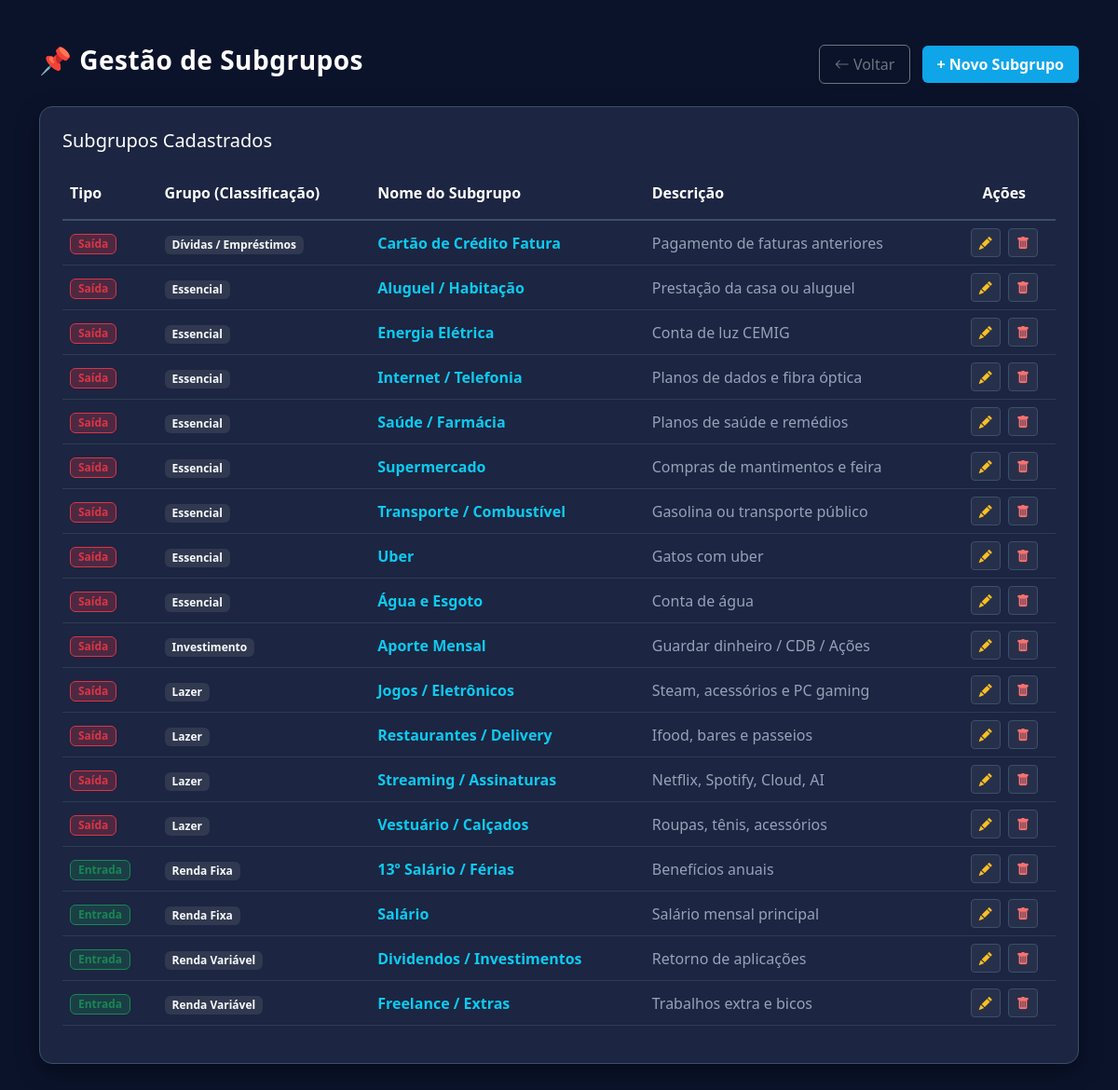
Screenshot of /subgrupos/index.php with the database file from the repository.
### tables this page shows
CREATE TABLE subgrupos (
        id INTEGER PRIMARY KEY AUTOINCREMENT,
        tipo TEXT NOT NULL,
        grupo TEXT,
        nome TEXT NOT NULL,
        descricao TEXT
    );

### subgrupos/index.php (the view, shortened to what this page needs)
<?php
include '../db/conexao.php';
$subgrupos = [];
try {
    $stmt = $pdo->query("SELECT * FROM subgrupos ORDER BY tipo DESC, grupo ASC, nome ASC");
    $subgrupos = $stmt->fetchAll(PDO::FETCH_ASSOC);
} catch (Exception $e) {
    $mensagem = "<div class='alert alert-danger bg-dark text-danger border-danger mt-3'>Erro: " . $e->getMessage() . "</div>";
}
?>
<!DOCTYPE html>
<html lang="pt-BR">
<head>
    <link href="https://cdn.jsdelivr.net/npm/bootstrap@5.3.0/dist/css/bootstrap.min.css" rel="stylesheet">
    <link rel="stylesheet" href="https://cdn.jsdelivr.net/npm/bootstrap-icons@1.10.5/font/bootstrap-icons.css">
</head>
<body>
    <div class="container mt-5 mb-5">
        <div class="row align-items-center mb-4">
            <div class="col-md-6">
                <h2 class="navbar-brand fs-3">📌 Gestão de Subgrupos</h2>
            </div>
            <div class="col-md-6 text-md-end mt-3 mt-md-0">
                <a href="javascript:history.back()" class="btn btn-outline-secondary me-2 px-3 py-2 shadow-sm">
                    <i class="bi bi-arrow-left"></i> Voltar
                </a>
                <a href="novo_subgrupo.php" class="btn btn-info-custom px-3 py-2 shadow-sm">+ Novo Subgrupo</a>
            </div>
        </div>
        <div class="card card-custom p-4">
            <h4 class="mb-3 fs-5 text-white">Subgrupos Cadastrados</h4>
            <div class="table-responsive">
                <table class="table align-middle">
                    <thead>
                        <tr style="border-bottom: 2px solid #3a506b;">
                            <th class="py-3 text-white">Tipo</th>
                            <th class="py-3 text-white">Grupo (Classificação)</th>
                            <th class="py-3 text-white">Nome do Subgrupo</th>
                            <th class="py-3 text-white">Descrição</th>
                            <th class="text-center py-3 text-white">Ações</th>
                        </tr>
                    </thead>
                    <tbody>
                        <?php if (count($subgrupos) > 0): ?>
                            <?php foreach ($subgrupos as $s): ?>
                                <tr>
                                    <td>
                                        <?php if ($s['tipo'] == 'Entrada'): ?>
                                            <span
                                                class="badge bg-success bg-opacity-25 text-success border border-success px-2 py-1">Entrada</span>
                                        <?php else: ?>
                                            <span
                                                class="badge bg-danger bg-opacity-25 text-danger border border-danger px-2 py-1">Saída</span>
                                        <?php endif; ?>
                                    </td>
                                    <td><span
                                            class="badge bg-secondary bg-opacity-25 text-light px-2 py-1"><?php echo htmlspecialchars($s['grupo'] ?? ''); ?></span>
                                    </td>
                                    <td class="fw-bold text-info"><?php echo htmlspecialchars($s['nome'] ?? ''); ?></td>
                                    <td class="texto-auxiliar"><?php echo htmlspecialchars($s['descricao'] ?? ''); ?></td>
                                    <td class="text-center">
                                        <a href="editar_subgrupo.php?id=<?php echo $s['id']; ?>"
                                            class="btn btn-sm btn-action-edit me-1" title="Editar">
                                            <i class="bi bi-pencil-fill"></i>
                                        </a>
                                        <a href="index.php?deletar=<?php echo $s['id']; ?>" class="btn btn-sm btn-action-delete"
                                            title="Apagar"
                                            onclick="return confirm('Tem a certeza de que quer apagar este subgrupo, Uai?');">
                                            <i class="bi bi-trash-fill"></i>
                                        </a>
                                    </td>
                                </tr>
                            <?php endforeach; ?>
                        <?php endif; ?>
                    </tbody>
                </table>
            </div>
        </div>
    </div>
</body>
</html>

### subgrupos/index.php (style rules this page uses)
body { background-color: #0b132b; color: #ffffff; font-family: 'Segoe UI', Tahoma, Geneva, Verdana, sans-serif; }
.card-custom { border-radius: 14px; background-color: #1c2541; border: 1px solid #3a506b; box-shadow: 0 8px 24px rgba(0, 0, 0, 0.4); }
.texto-auxiliar { color: #94a3b8 !important; font-weight: 500; }
.table { color: #ffffff; background-color: transparent !important; }
.table th, .table td { background-color: transparent !important; color: #ffffff; border-color: #2b3e55 !important; }
.btn-info-custom { background-color: #0ea5e9; border: none; font-weight: 600; color: white; }
.btn-action-edit { background-color: rgba(255, 255, 255, 0.05); color: #fbbf24; border: 1px solid #3a506b; }
.btn-action-delete { background-color: rgba(255, 255, 255, 0.05); color: #f87171; border: 1px solid #3a506b; }
.navbar-brand { font-weight: bold; color: #ffffff; letter-spacing: 0.5px; }

### rows the page displays
subgrupos: tipo "Saída", grupo "Dívidas / Empréstimos", nome "Cartão de Crédito Fatura", descricao "Pagamento de faturas anteriores"
subgrupos: tipo "Saída", grupo "Essencial", nome "Aluguel / Habitação", descricao "Prestação da casa ou aluguel"
subgrupos: tipo "Saída", grupo "Essencial", nome "Energia Elétrica", descricao "Conta de luz CEMIG"
subgrupos: tipo "Saída", grupo "Essencial", nome "Internet / Telefonia", descricao "Planos de dados e fibra óptica"
subgrupos: tipo "Saída", grupo "Essencial", nome "Saúde / Farmácia", descricao "Planos de saúde e remédios"
subgrupos: tipo "Saída", grupo "Essencial", nome "Supermercado", descricao "Compras de mantimentos e feira"
subgrupos: tipo "Saída", grupo "Essencial", nome "Transporte / Combustível", descricao "Gasolina ou transporte público"
subgrupos: tipo "Saída", grupo "Essencial", nome "Uber", descricao "Gatos com uber"
subgrupos: tipo "Saída", grupo "Essencial", nome "Água e Esgoto", descricao "Conta de água"
subgrupos: tipo "Saída", grupo "Investimento", nome "Aporte Mensal", descricao "Guardar dinheiro / CDB / Ações"
subgrupos: tipo "Saída", grupo "Lazer", nome "Jogos / Eletrônicos", descricao "Steam, acessórios e PC gaming"
subgrupos: tipo "Saída", grupo "Lazer", nome "Restaurantes / Delivery", descricao "Ifood, bares e passeios"
subgrupos: tipo "Saída", grupo "Lazer", nome "Streaming / Assinaturas", descricao "Netflix, Spotify, Cloud, AI"
subgrupos: tipo "Saída", grupo "Lazer", nome "Vestuário / Calçados", descricao "Roupas, tênis, acessórios"
subgrupos: tipo "Entrada", grupo "Renda Fixa", nome "13º Salário / Férias", descricao "Benefícios anuais"
subgrupos: tipo "Entrada", grupo "Renda Fixa", nome "Salário", descricao "Salário mensal principal"
subgrupos: tipo "Entrada", grupo "Renda Variável", nome "Dividendos / Investimentos", descricao "Retorno de aplicações"
subgrupos: tipo "Entrada", grupo "Renda Variável", nome "Freelance / Extras", descricao "Trabalhos extra e bicos"
